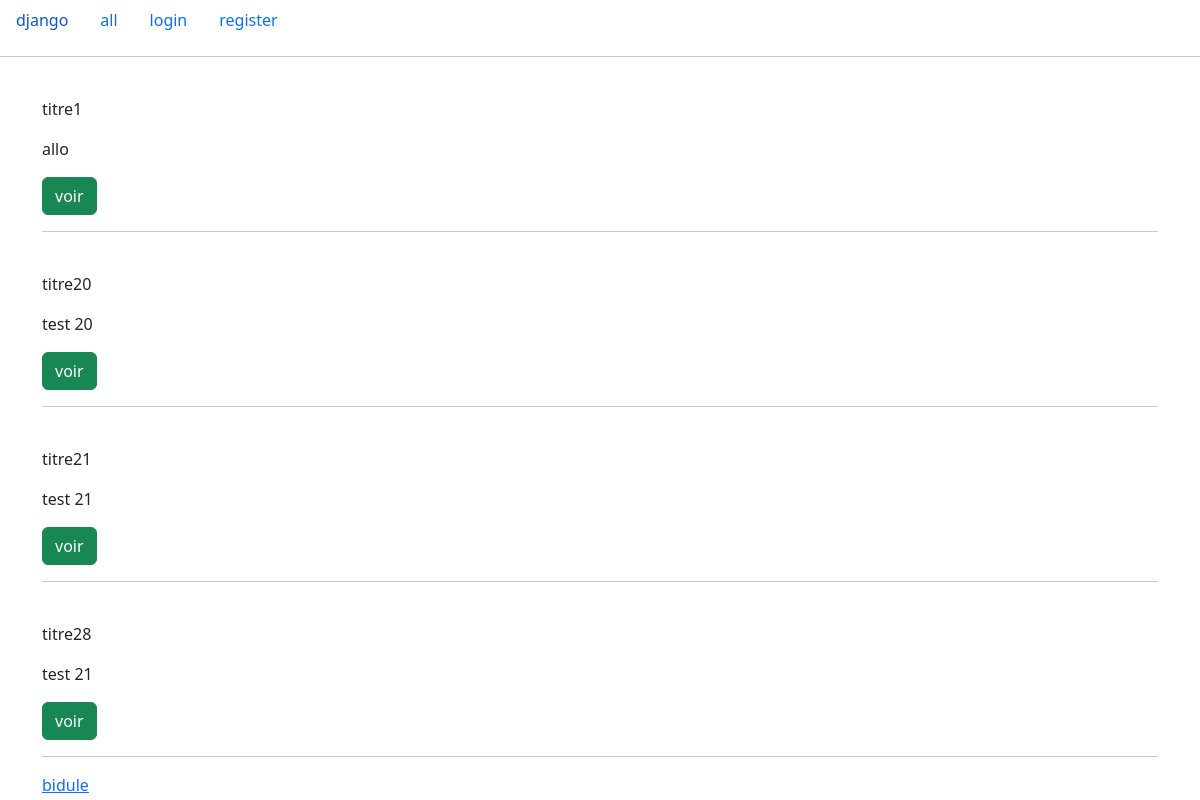
The app's page /siteweb/messages, older data.
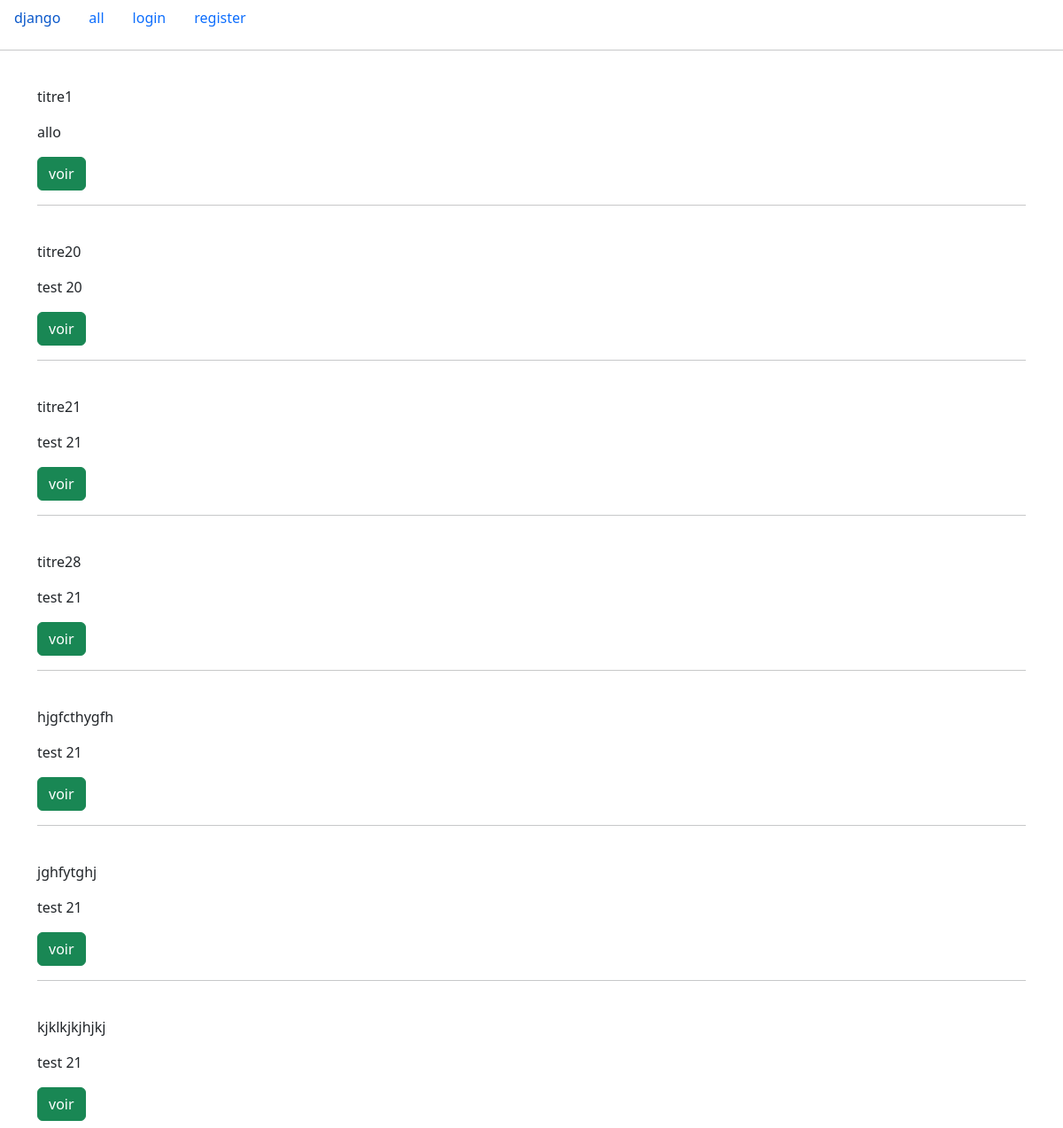
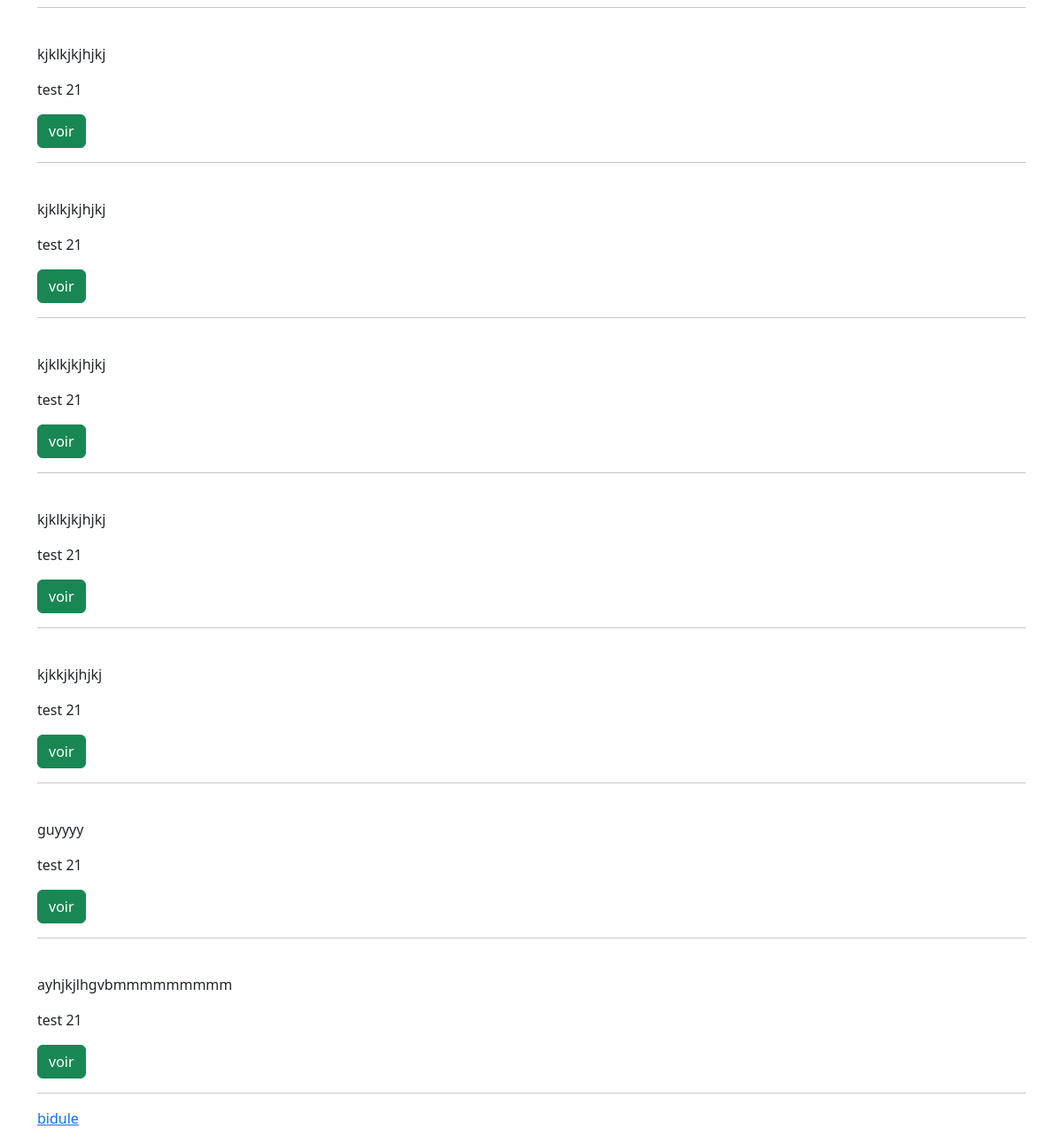
The same page, newer data (2 pictures, top to bottom).
### siteweb/models.py (models this page shows)
class Message(models.Model):
    title = models.CharField(max_length=255)
    content = models.CharField(max_length=1000)
    author = models.ForeignKey(User, null=False, on_delete=models.CASCADE, default="missing_author")
    category = models.ForeignKey(Category, null=True, on_delete=models.SET_NULL)

### siteweb/views.py (the view)
# urls.py: path('messages', views.findAll, name='messageAll'),
def findAll(request):
    data = Message.objects.all()
    return render(request, 'siteweb/findAllMessage.html', {
        "messages": data
    })

### siteweb/templates/siteweb/findAllMessage.html
{% extends 'siteweb/base.html' %}
{% block content %}
{% for message in messages %}
<br>
    <p>{{ message.title }}</p>
   <p>{{ message.content }}</p>
<a href="{% url 'show_message' message.id %}" class="btn btn-success">voir</a>
<hr>
{% endfor %}
<a href="{% url 'home_bidule'%}">bidule</a>
{% endblock %}

### siteweb/templates/siteweb/base.html (shortened to what this page needs)
<!doctype html>
<html lang="en">
<head>
      {% load bootstrap5 %}
     {% bootstrap_css %}
</head>
<body>
<nav class="nav">
  <a class="nav-link active" aria-current="page" href="#">django</a>
  <a class="nav-link" href="{% url 'messageAll' %} ">all</a>
    {% if request.user.is_authenticated %}
        <a class="nav-link" href="{% url 'newMessage' %}">new message</a>
        <a class="nav-link" href="{% url 'logout' %}">logout</a>
        {% else %}
                <a class="nav-link" href="{% url 'login' %}">login</a>
                 <a class="nav-link" href="{% url 'register_user' %}">register</a>
    {% endif %}
</nav>
<hr>
<div class="container">
    {% block content %}
{% endblock %}
</div>
</body>
</html>

Row changes from the older to the newer data that the page shows:
added Message: title "hjgfcthygfh", content "test 21"
added Message: title "jghfytghj", content "test 21"
added Message: title "kjklkjkjhjkj", content "test 21"
added Message: title "kjklkjkjhjkj", content "test 21"
added Message: title "kjklkjkjhjkj", content "test 21"
added Message: title "kjklkjkjhjkj", content "test 21"
added Message: title "kjklkjkjhjkj", content "test 21"
added Message: title "kjkkjkjhjkj", content "test 21"
added Message: title "guyyyy", content "test 21"
added Message: title "ayhjkjlhgvbmmmmmmmmm", content "test 21"
